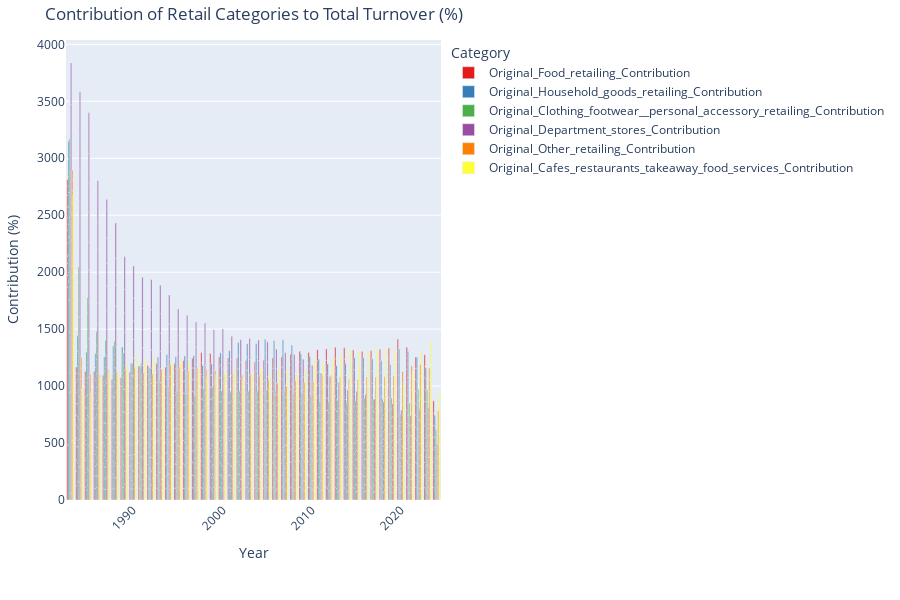

The notebook cell this image was saved under:
### Markdown cell above
### **Turnover Analysis**

- What is the contribution of food retailing to the total turnover?
- How do different retail sectors contribute to the total turnover over the years?

### Code cell
# Exclude year 1982 as it has extremly high values and outliers
df_filtered = df_min_max_scaled[df_min_max_scaled['year'] != 1982]

# Calculate contributions for each category
categories = [
    'Original_Food_retailing',
    'Original_Household_goods_retailing',
    'Original_Clothing_footwear__personal_accessory_retailing',
    'Original_Department_stores',
    'Original_Other_retailing',
    'Original_Cafes_restaurants_takeaway_food_services'
]

# Create a new DataFrame for contributions
for category in categories:
    df_filtered[f'{category}_Contribution'] = df_filtered[category] / df_filtered['Original_Total_Industry'] * 100

# Melt the DataFrame for visualization
df_melted = df_filtered.melt(id_vars='year',
                              value_vars=[f'{cat}_Contribution' for cat in categories],
                              var_name='Category', value_name='Contribution')

# Create the side-by-side bar chart
fig = px.bar(df_melted, x='year', y='Contribution', color='Category',
             title='Contribution of Retail Categories to Total Turnover (%)',
             barmode='group',
             height=600,  # Increase height for better visibility
             color_discrete_sequence=px.colors.qualitative.Set1)  # Use a distinct color palette

# Adjust layout for better visibility
fig.update_layout(
    xaxis_title='Year',
    yaxis_title='Contribution (%)',
    legend_title='Category',
    xaxis=dict(tickangle=-45),  # Set x-axis ticks
    margin=dict(l=40, r=40, t=40, b=100)  # Adjust margins
)

# Save the figure in the 'plots' folder
fig.write_image('plots/Contribution_of_Retail_Categories_to_Total_Turnover.png')  # Removed bbox_inches

# Show the figure
fig.show()

### Figure 1 — Plotly figure (JSON) as saved in the notebook; plotly's stock layout.template omitted (floating-point values rounded to 4 significant figures; data arrays with more than 128 entries replaced by an {"elided": "..."} marker saying what was removed)
{"data": [{"alignmentgroup": "True", "hovertemplate": "Category=Original_Food_retailing_Contribution<br>year=%{x}<br>Contribution=%{y}<extra></extra>", "legendgroup": "Original_Food_retailing_Contribution", "marker": {"color": "rgb(228,26,28)", "pattern": {"shape": ""}}, "name": "Original_Food_retailing_Contribution", "offsetgroup": "Original_Food_retailing_Contribution", "orientation": "v", "showlegend": true, "textposition": "auto", "type": "bar", "x": {"elided": "500 int values"}, "xaxis": "x", "y": {"elided": "500 float values"}, "yaxis": "y"}, {"alignmentgroup": "True", "hovertemplate": "Category=Original_Household_goods_retailing_Contribution<br>year=%{x}<br>Contribution=%{y}<extra></extra>", "legendgroup": "Original_Household_goods_retailing_Contribution", "marker": {"color": "rgb(55,126,184)", "pattern": {"shape": ""}}, "name": "Original_Household_goods_retailing_Contribution", "offsetgroup": "Original_Household_goods_retailing_Contribution", "orientation": "v", "showlegend": true, "textposition": "auto", "type": "bar", "x": {"elided": "500 int values"}, "xaxis": "x", "y": {"elided": "500 float values"}, "yaxis": "y"}, {"alignmentgroup": "True", "hovertemplate": "Category=Original_Clothing_footwear__personal_accessory_retailing_Contribution<br>year=%{x}<br>Contribution=%{y}<extra></extra>", "legendgroup": "Original_Clothing_footwear__personal_accessory_retailing_Contribution", "marker": {"color": "rgb(77,175,74)", "pattern": {"shape": ""}}, "name": "Original_Clothing_footwear__personal_accessory_retailing_Contribution", "offsetgroup": "Original_Clothing_footwear__personal_accessory_retailing_Contribution", "orientation": "v", "showlegend": true, "textposition": "auto", "type": "bar", "x": {"elided": "500 int values"}, "xaxis": "x", "y": {"elided": "500 float values"}, "yaxis": "y"}, {"alignmentgroup": "True", "hovertemplate": "Category=Original_Department_stores_Contribution<br>year=%{x}<br>Contribution=%{y}<extra></extra>", "legendgroup": "Original_Department_stores_Contribution", "marker": {"color": "rgb(152,78,163)", "pattern": {"shape": ""}}, "name": "Original_Department_stores_Contribution", "offsetgroup": "Original_Department_stores_Contribution", "orientation": "v", "showlegend": true, "textposition": "auto", "type": "bar", "x": {"elided": "500 int values"}, "xaxis": "x", "y": {"elided": "500 float values"}, "yaxis": "y"}, {"alignmentgroup": "True", "hovertemplate": "Category=Original_Other_retailing_Contribution<br>year=%{x}<br>Contribution=%{y}<extra></extra>", "legendgroup": "Original_Other_retailing_Contribution", "marker": {"color": "rgb(255,127,0)", "pattern": {"shape": ""}}, "name": "Original_Other_retailing_Contribution", "offsetgroup": "Original_Other_retailing_Contribution", "orientation": "v", "showlegend": true, "textposition": "auto", "type": "bar", "x": {"elided": "500 int values"}, "xaxis": "x", "y": {"elided": "500 float values"}, "yaxis": "y"}, {"alignmentgroup": "True", "hovertemplate": "Category=Original_Cafes_restaurants_takeaway_food_services_Contribution<br>year=%{x}<br>Contribution=%{y}<extra></extra>", "legendgroup": "Original_Cafes_restaurants_takeaway_food_services_Contribution", "marker": {"color": "rgb(255,255,51)", "pattern": {"shape": ""}}, "name": "Original_Cafes_restaurants_takeaway_food_services_Contribution", "offsetgroup": "Original_Cafes_restaurants_takeaway_food_services_Contribution", "orientation": "v", "showlegend": true, "textposition": "auto", "type": "bar", "x": {"elided": "500 int values"}, "xaxis": "x", "y": {"elided": "500 float values"}, "yaxis": "y"}], "layout": {"barmode": "group", "height": 600, "legend": {"title": {"text": "Category"}, "tracegroupgap": 0}, "margin": {"b": 100, "l": 40, "r": 40, "t": 40}, "title": {"text": "Contribution of Retail Categories to Total Turnover (%)"}, "xaxis": {"anchor": "y", "domain": [0, 1], "tickangle": -45, "title": {"text": "Year"}}, "yaxis": {"anchor": "x", "domain": [0, 1], "title": {"text": "Contribution (%)"}}}}
